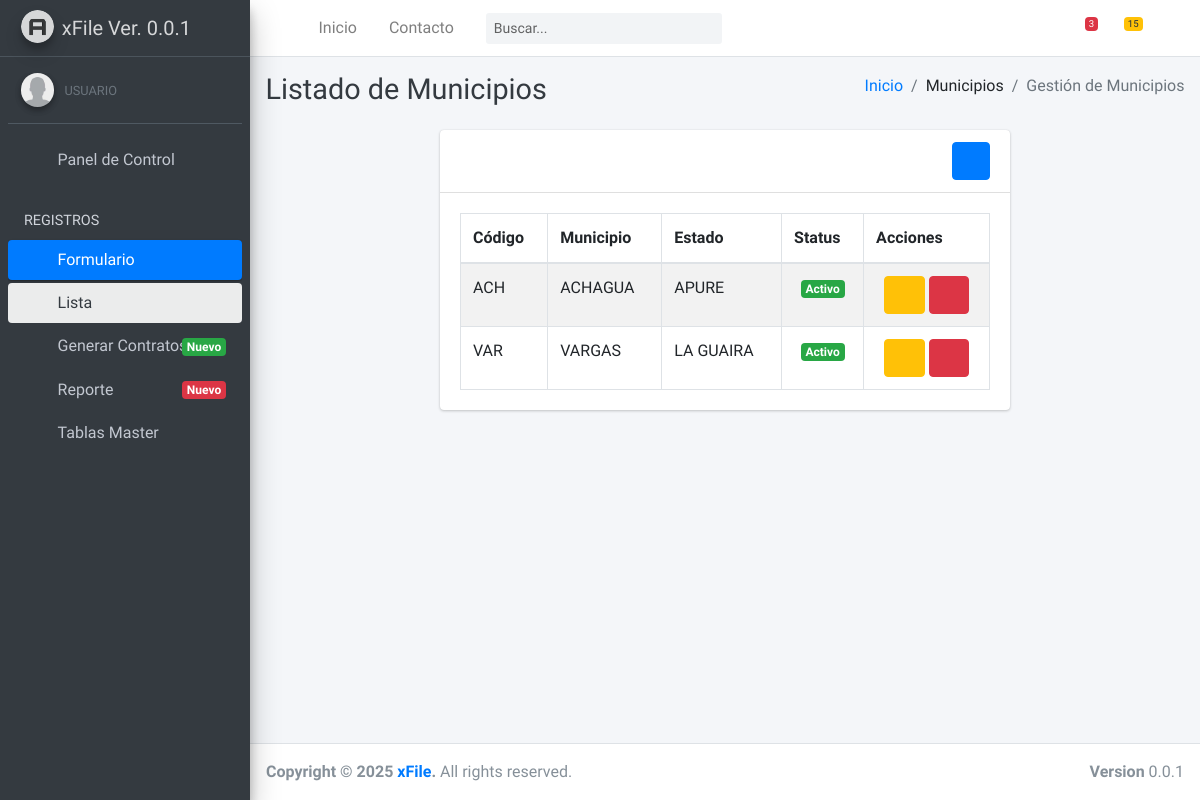
The app's page /municipios/ (signed in) with its own data.
### formulario/models.py (models this page shows, shortened)
class ModeloAuditoria(models.Model):
    us_in = models.CharField('Creado por', max_length=150, null=True, blank=True)
    fe_us_in = models.DateTimeField('Fecha de Creación', auto_now_add=True)
    us_mo = models.CharField('Modificado por', max_length=150, null=True, blank=True)
    fe_us_mo = models.DateTimeField('Fecha de Modificación', auto_now=True)
    class Meta:
        abstract = True

class Municipios(ModeloAuditoria):
    co_mpo = models.CharField('Código', help_text='Código del municipio', max_length=6, primary_key=True)
    des_mpo = models.CharField('Nombre', help_text='Nombre del municipio', max_length=60)
    estado = models.ForeignKey(Estados, on_delete=models.PROTECT, related_name='municipios')
    status = models.BooleanField('Estado', default=True, help_text='Estado de actividad')
    class Meta:
        verbose_name = 'Municipio'
        verbose_name_plural = 'Municipios'
        ordering = ['estado']

class Estados(ModeloAuditoria):
    co_edo = models.CharField('Código', help_text='Código del estado', max_length=6, primary_key=True)
    des_edo = models.CharField('Nombre', help_text='Nombre del estado', max_length=60)
    iso_3166_2 = models.CharField('iso_3166-2', help_text='ISO_3166-2', max_length=4, null=True, blank=True)
    status = models.BooleanField('Estado', default=True, help_text='Estado de actividad')
    def __str__(self) -> str:
        return f'{self.des_edo}'
    class Meta:
        verbose_name = 'Estado'
        verbose_name_plural = 'Estados'
        ordering = ['des_edo']

### formulario/views.py (the view)
# urls.py: path('municipios/', MunicipioListView.as_view(), name='municipio_list'),
class MunicipioListView(LoginRequiredMixin, ListView):
    model = Municipios
    template_name = 'pages/municipios.html'
    context_object_name = 'registros'
    def get_queryset(self):
        queryset = super().get_queryset()
        search = self.request.GET.get('search', '')
        estado = self.request.GET.get('estado', '')
        if search:
            queryset = queryset.filter(des_mpo__icontains=search)
        if estado:
            queryset = queryset.filter(estado__co_edo=estado)
        return queryset.select_related('estado').order_by('estado')
    def get_context_data(self, **kwargs):
        context = super().get_context_data(**kwargs)
        context['estados'] = Estados.objects.filter(status=True)
        return context

### templates/pages/municipios.html (shortened to what this page needs)
{% extends 'layouts/base.html' %}
{% load static %}
{% block extrahead %}
<link rel="stylesheet" href="{% static '3atech/plugins/datatables-bs4/css/dataTables.bootstrap4.min.css' %}" />
<link rel="stylesheet" href="{% static '3atech/plugins/datatables-responsive/css/responsive.bootstrap4.min.css' %}" />
<link rel="stylesheet" href="{% static '3atech/plugins/select2/css/select2.min.css' %}">
<link rel="stylesheet" href="{% static '3atech/plugins/select2-bootstrap4-theme/select2-bootstrap4.min.css' %}">
{% endblock extrahead %}
{% block contentheader %}
<div class="content-header">
  <div class="container-fluid">
    <div class="row mb-2">
      <div class="col-sm-6">
        <h1 class="m-0 text-dark">Listado de Municipios</h1>
      </div>
      <div class="col-sm-6">
        <ol class="breadcrumb float-sm-right">
          <li class="breadcrumb-item"><a href="{% url 'home' %}">Inicio</a></li>
          <li class="breadcrumb-item">Municipios</li>
          <li class="breadcrumb-item active">Gestión de Municipios</li>
        </ol>
      </div>
    </div>
  </div>
</div>
{% endblock contentheader %}
{% block content %}
<div class="card" style="width: 60%; margin: auto;">
    <div class="card-header d-flex justify-content-end">
       <button type="button" class="btn btn-primary" data-toggle="modal" data-target="#createModal">
        <i class="fas fa-solid fa-plus me-1"></i>
       </button>
    </div>
    <div class="card-body">
      <table id="example1" class="table table-bordered table-striped">
        <thead>
            <tr>
                <th>Código</th>
                <th>Municipio</th>
                <th>Estado</th>
                <th>Status</th>
                <th>Acciones</th>
            </tr>
        </thead>
        <tbody>
            {% for municipio in registros %}
            <tr>
                <td>{{ municipio.co_mpo }}</td>
                <td>{{ municipio.des_mpo }}</td>
                <td>{{ municipio.estado }}</td>
                <td class="text-center">
                    {% if municipio.status %}
                    <span class="badge bg-success color-palette">Activo</span>
                    {% else %}
                    <span class="badge bg-secondary">Inactivo</span>
                    {% endif %}
                </td>
                <td class="text-center">
                    <button class="btn btn-warning" data-toggle="modal"
                            data-target="#editModal"
                            data-co-municipio="{{ municipio.co_mpo }}"
                            data-des-municipio="{{ municipio.des_mpo }}"
                            data-estado="{{ municipio.estado.co_edo  }}"
                            data-stats="{{ municipio.status }}">
                            <i class='bx bx-edit' ></i>
                    </button>
                    <button class="btn btn-danger" data-toggle="modal"
                            data-target="#deleteModal"
                            data-codigo="{{ municipio.co_mpo }}"
                            data-nombre="{{ municipio.des_mpo }}">
                            <i class='bx bx-trash' ></i>
                    </button>
                </td>
            </tr>
            {% endfor %}
        </tbody>
      </table>
    </div>
</div>
{% endblock %}

### templates/includes/user.html (shortened to what this page needs)
{% load static %}
<div class="user-panel mt-3 pb-3 mb-3 d-flex">
  {% if user.is_authenticated %}
    <div class="image">
      {% if user.profile.avatar %}
        <img src="{{ user.profile.avatar.url }}" class="img-circle elevation-2" alt="User Image">
      {% else %}
        <img src="{% static '3atech/media/profile_default.png' %}" class="img-circle elevation-2" alt="User Image">
    </div>
    <div class="info">
      <small class="text-muted">{{ user.groups.first.name }}</small>
    </div>
    {% endif %}
  {% endif %}
</div>

### records on screen
Municipios: co_mpo "ACH", des_mpo "ACHAGUA", estado "APURE", status "Activo"
Municipios: co_mpo "VAR", des_mpo "VARGAS", estado "LA GUAIRA", status "Activo"

### other values on screen
{{ user.groups.first.name }} "USUARIO"
